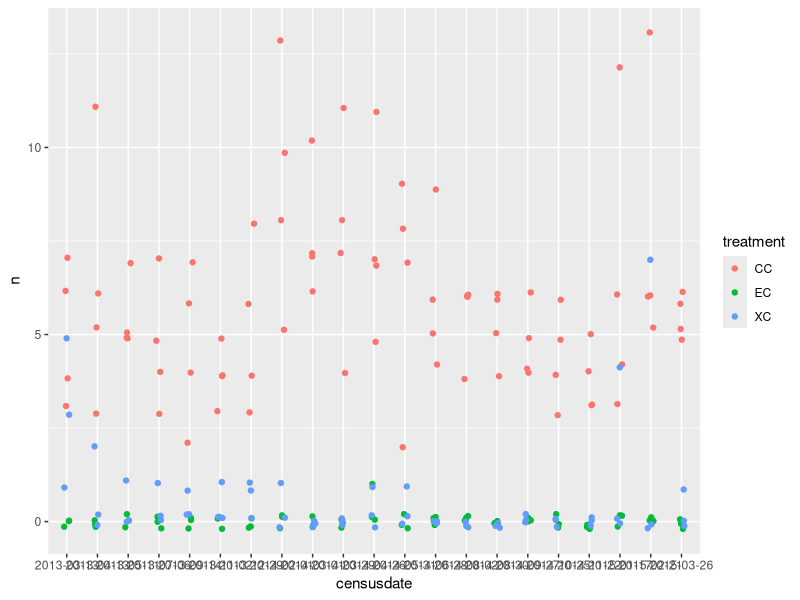
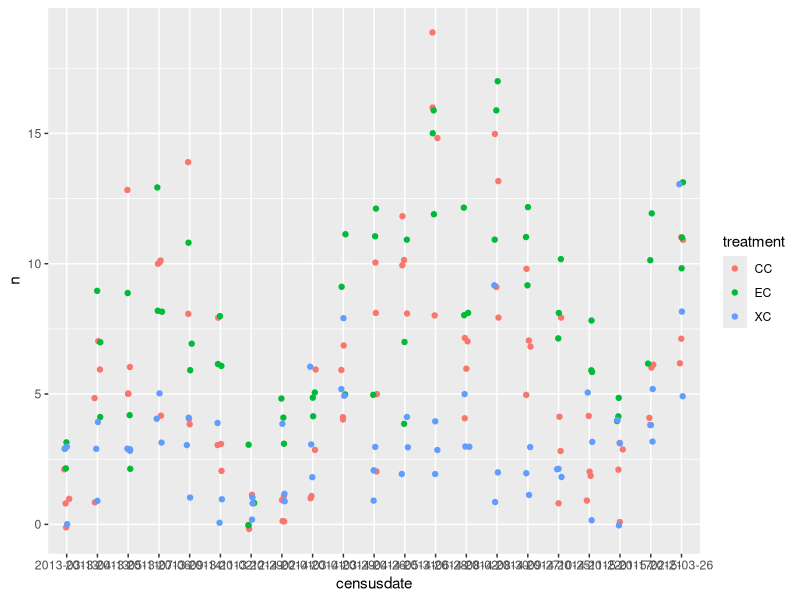
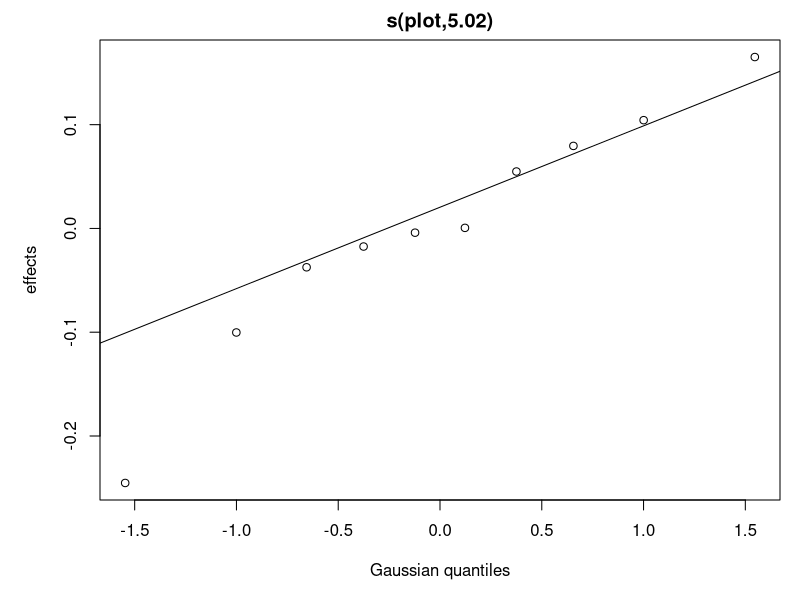
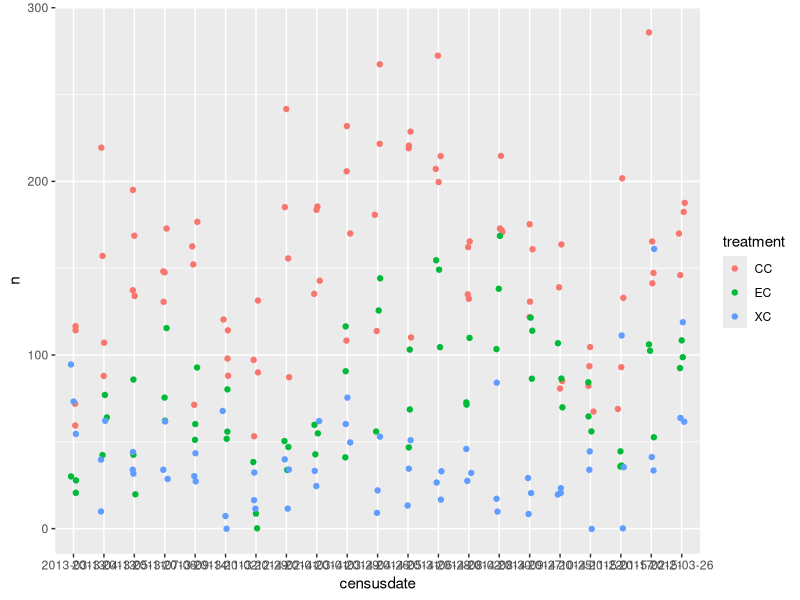
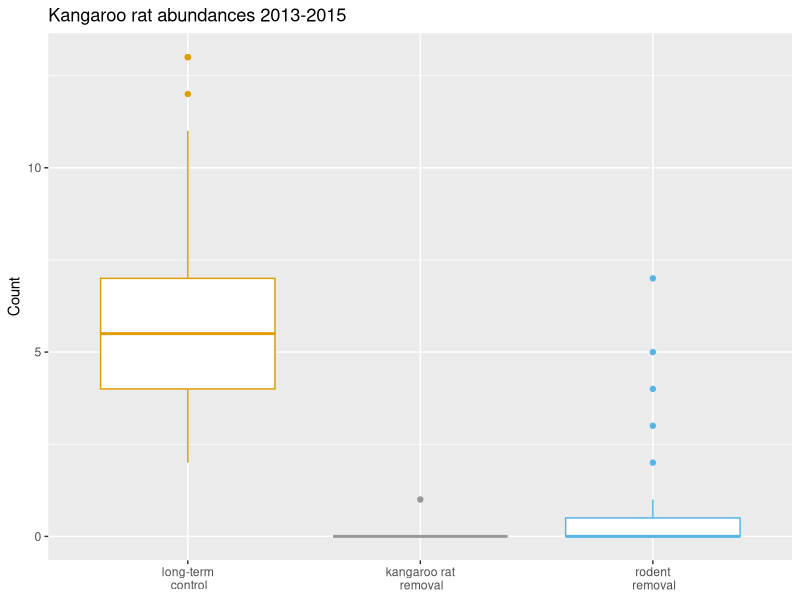
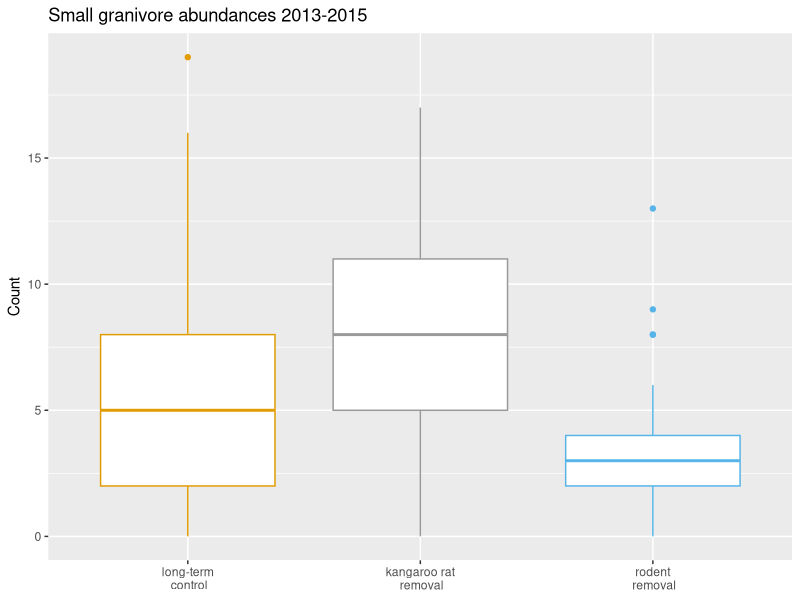
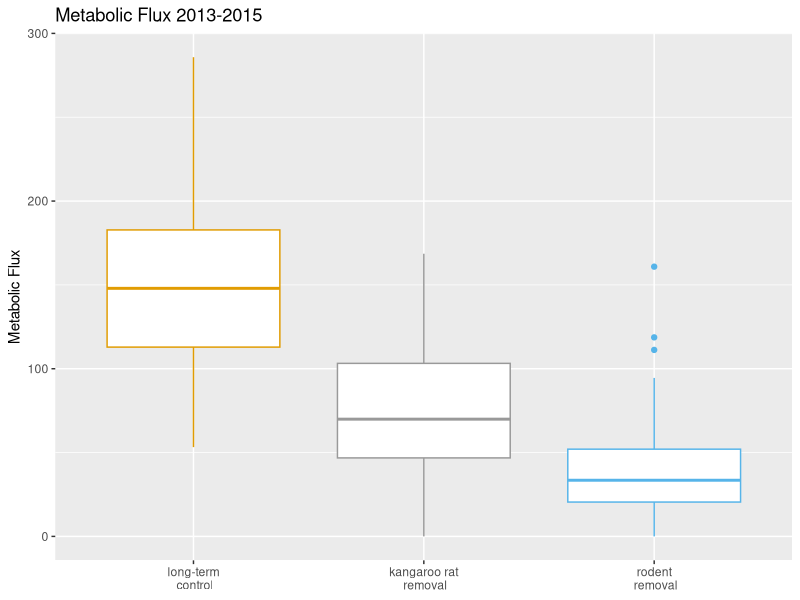
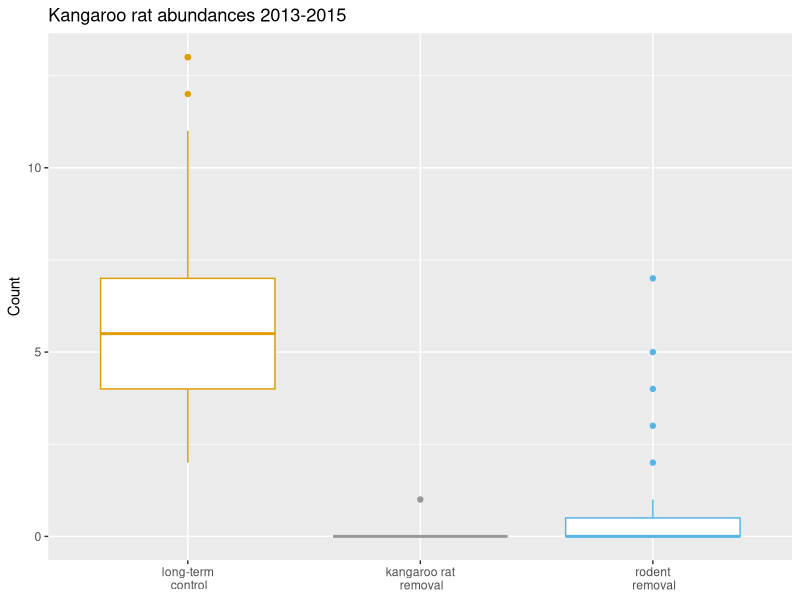

Here is the R script that generated these plots, in order:
# comparing values (number of dipos, number of non-dipo species, and total energy) between treatments, before treatment change in 2015

library(multcomp)
library(dplyr)
library('mgcv')
library(ggplot2)

cbPalette <- c( "#e19c02","#999999", "#56B4E9", "#0072B2", "#D55E00", "#F0E442", "#009E73", "#CC79A7")

# dipos -----
df1 = read.csv('Data/Dipo_counts.csv') %>% 
  filter(numericdate<16.543) %>%
  mutate(plot = factor(plot))
# plot data
ggplot(df1, aes(x=censusdate, y=n, colour=treatment)) + geom_jitter(width=.1, height=.2)

# model krat abundance
dipo.mod <- gam(n ~ treatment + numericdate + s(plot, bs = 're'), data = df1,
                family = poisson(), method ='REML')
summary(dipo.mod)

## Achim Zeileis answered a Q on Crossvalidated on this topic, so we can
## follow him and use a hand-crafted contrast matrix.
## https://stats.stackexchange.com/a/376257/1390

# test for pairwise differences using glht (general linear hypothesis)
contr <- matrix(0, nrow = 3, ncol = length(coef(dipo.mod)))
colnames(contr) <- names(coef(dipo.mod))
rownames(contr) <- c("EC - CC", "XC - CC", "XC - EC")
contr[, 2:3] <- rbind(c(1, 0), c(0, 1), c(-1, 1))
dipo.glht <- glht(dipo.mod, linfct = contr)
summary(dipo.glht)                        # summary

# small granivores ----
df2 = read.csv('Data/SmallGranivores.csv') %>% 
  filter(numericdate<16.543) %>%
  mutate(plot = factor(plot))
ggplot(df2, aes(x=censusdate, y=n, colour=treatment)) + geom_jitter(width=.1, height=.2)

# model small granivore abundance
sm.mod <- gam(n ~ treatment + numericdate + s(plot, bs = 're'), data = df2,
              family = poisson(), method = 'REML')
summary(sm.mod)
plot(sm.mod, pages = 1)

# test for pairwise differences using glht (general linear hypothesis)
contr <- matrix(0, nrow = 3, ncol = length(coef(sm.mod)))
colnames(contr) <- names(coef(sm.mod))
rownames(contr) <- c("EC - CC", "XC - CC", "XC - EC")
contr[, 2:3] <- rbind(c(1, 0), c(0, 1), c(-1, 1))
sm.glht <- glht(sm.mod, linfct = contr)
summary(sm.glht)                        # summary

# energy ---- 
df3 = read.csv('Data/TotalCommunityEnergy.csv') %>% 
  filter(numericdate<16.543) %>%
  mutate(plot = factor(plot))
ggplot(df3, aes(x=censusdate, y=n, colour=treatment)) +geom_jitter(width=.1, height=.2)

# model total metabolic energy
en.mod <- gam(n ~ treatment + numericdate + s(plot, bs = 're'), data = df3,
              family = tw, method = "REML")
summary(en.mod)

# test for pairwise differences using glht (general linear hypothesis)
contr <- matrix(0, nrow = 3, ncol = length(coef(en.mod)))
colnames(contr) <- names(coef(en.mod))
rownames(contr) <- c("EC - CC", "XC - CC", "XC - EC")
contr[, 2:3] <- rbind(c(1, 0), c(0, 1), c(-1, 1))
en.glht <- glht(en.mod, linfct = contr)
summary(en.glht)                        # summary


# ========================================================================
# create boxplots for supplement
dipobox = ggplot(df1,aes(x=treatment,y=n, colour=treatment)) + 
  geom_boxplot() +
  ggtitle('Kangaroo rat abundances 2013-2015') +
  scale_colour_manual(values=cbPalette) +
  labs(y = 'Count', x = NULL) +
  scale_x_discrete(breaks=c("CC","EC","XC"),
                   labels=c("long-term\n control", "kangaroo rat\n removal", "rodent\n removal")) +
  theme(legend.position = 'none')
dipobox
ggsave('Figures/DipoCountBoxplot.pdf',dipobox,width=6,height=2.5)

smgranbox = ggplot(df2,aes(x=treatment,y=n, colour=treatment)) + 
  geom_boxplot() +
  ggtitle('Small granivore abundances 2013-2015') +
  scale_colour_manual(values=cbPalette) +
  labs(y = 'Count', x = NULL) +
  scale_x_discrete(breaks=c("CC","EC","XC"),
                   labels=c("long-term\n control", "kangaroo rat\n removal", "rodent\n removal")) +
  theme(legend.position = 'none')
smgranbox

df2 %>%
  group_by(treatment) %>%
  summarise(avg = mean(n), sd = sd(n))

ggsave('Figures/SmallGranivoreBoxplot.pdf',smgranbox,width=6,height=2.5)

energybox = ggplot(df3,aes(x=treatment,y=n, colour=treatment)) + 
  geom_boxplot() +
  ggtitle('Metabolic Flux 2013-2015') +
  scale_colour_manual(values=cbPalette) +
  labs(y = 'Metabolic Flux', x = NULL) +
  scale_x_discrete(breaks=c("CC","EC","XC"),
                   labels=c("long-term\n control", "kangaroo rat\n removal", "rodent\n removal")) +
  theme(legend.position = 'none')
energybox

df3 %>%
  group_by(treatment) %>%
  summarise(avg = mean(n), sd = sd(n))

ggsave('Figures/TotalEnergyBoxplot.pdf',energybox,width=6,height=2.5)
